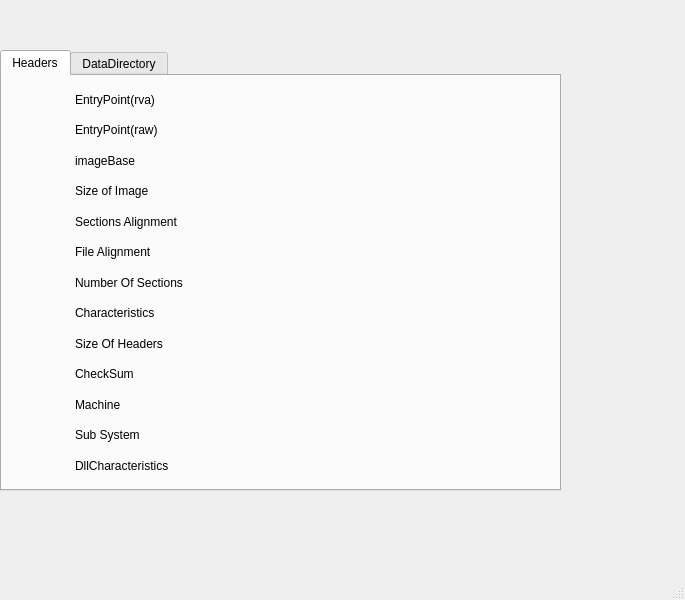
<?xml version="1.0" encoding="UTF-8"?>
<ui version="4.0">
 <class>PEWindow</class>
 <widget class="QMainWindow" name="PEWindow">
  <property name="geometry">
   <rect>
    <x>0</x>
    <y>0</y>
    <width>685</width>
    <height>600</height>
   </rect>
  </property>
  <property name="windowTitle">
   <string>PEWindow</string>
  </property>
  <widget class="QWidget" name="centralwidget">
   <widget class="QTabWidget" name="tabWidget">
    <property name="geometry">
     <rect>
      <x>0</x>
      <y>50</y>
      <width>561</width>
      <height>441</height>
     </rect>
    </property>
    <property name="currentIndex">
     <number>0</number>
    </property>
    <widget class="QWidget" name="tabPEHeader">
     <attribute name="title">
      <string>Headers</string>
     </attribute>
     <widget class="QWidget" name="layoutWidget">
      <property name="geometry">
       <rect>
        <x>9</x>
        <y>11</y>
        <width>61</width>
        <height>391</height>
       </rect>
      </property>
      <layout class="QVBoxLayout" name="verticalLayout_2">
       <item>
        <widget class="QBasicLabel" name="lblEntryPointRVA">
         <property name="text">
          <string/>
         </property>
        </widget>
       </item>
       <item>
        <widget class="QBasicLabel" name="lblEntryPointRAW">
         <property name="text">
          <string/>
         </property>
        </widget>
       </item>
       <item>
        <widget class="QBasicLabel" name="lblImageBase">
         <property name="text">
          <string/>
         </property>
        </widget>
       </item>
       <item>
        <widget class="QBasicLabel" name="lblSizeOfImage">
         <property name="text">
          <string/>
         </property>
        </widget>
       </item>
       <item>
        <widget class="QBasicLabel" name="lblSectionAlignment">
         <property name="text">
          <string/>
         </property>
        </widget>
       </item>
       <item>
        <widget class="QBasicLabel" name="lblFileAlignment">
         <property name="text">
          <string/>
         </property>
        </widget>
       </item>
       <item>
        <widget class="QBasicLabel" name="lblNumberOfSections">
         <property name="text">
          <string/>
         </property>
        </widget>
       </item>
       <item>
        <widget class="QBasicLabel" name="lblCharacteristics">
         <property name="text">
          <string/>
         </property>
        </widget>
       </item>
       <item>
        <widget class="QBasicLabel" name="lblSizeOfHeaders">
         <property name="text">
          <string/>
         </property>
        </widget>
       </item>
       <item>
        <widget class="QBasicLabel" name="lblCheckSum">
         <property name="text">
          <string/>
         </property>
        </widget>
       </item>
       <item>
        <widget class="QBasicLabel" name="lblMachine">
         <property name="text">
          <string/>
         </property>
        </widget>
       </item>
       <item>
        <widget class="QBasicLabel" name="lblSubSystem">
         <property name="text">
          <string/>
         </property>
        </widget>
       </item>
       <item>
        <widget class="QBasicLabel" name="lblDllCharacteristics">
         <property name="text">
          <string/>
         </property>
        </widget>
       </item>
      </layout>
     </widget>
     <widget class="QWidget" name="layoutWidget">
      <property name="geometry">
       <rect>
        <x>73</x>
        <y>11</y>
        <width>110</width>
        <height>391</height>
       </rect>
      </property>
      <layout class="QVBoxLayout" name="verticalLayout_3">
       <item>
        <widget class="QLabel" name="label_2">
         <property name="text">
          <string>EntryPoint(rva)</string>
         </property>
        </widget>
       </item>
       <item>
        <widget class="QLabel" name="label_4">
         <property name="text">
          <string>EntryPoint(raw)</string>
         </property>
        </widget>
       </item>
       <item>
        <widget class="QLabel" name="label_6">
         <property name="text">
          <string>imageBase</string>
         </property>
        </widget>
       </item>
       <item>
        <widget class="QLabel" name="label_8">
         <property name="text">
          <string>Size of Image</string>
         </property>
        </widget>
       </item>
       <item>
        <widget class="QLabel" name="label_10">
         <property name="text">
          <string>Sections Alignment</string>
         </property>
        </widget>
       </item>
       <item>
        <widget class="QLabel" name="label_12">
         <property name="text">
          <string>File Alignment</string>
         </property>
        </widget>
       </item>
       <item>
        <widget class="QLabel" name="label_14">
         <property name="text">
          <string>Number Of Sections</string>
         </property>
        </widget>
       </item>
       <item>
        <widget class="QLabel" name="label_16">
         <property name="text">
          <string>Characteristics</string>
         </property>
        </widget>
       </item>
       <item>
        <widget class="QLabel" name="label_18">
         <property name="text">
          <string>Size Of Headers</string>
         </property>
        </widget>
       </item>
       <item>
        <widget class="QLabel" name="label_20">
         <property name="text">
          <string>CheckSum</string>
         </property>
        </widget>
       </item>
       <item>
        <widget class="QLabel" name="label_22">
         <property name="text">
          <string>Machine</string>
         </property>
        </widget>
       </item>
       <item>
        <widget class="QLabel" name="label_24">
         <property name="text">
          <string>Sub System</string>
         </property>
        </widget>
       </item>
       <item>
        <widget class="QLabel" name="label_26">
         <property name="text">
          <string>DllCharacteristics</string>
         </property>
        </widget>
       </item>
      </layout>
     </widget>
    </widget>
    <widget class="QWidget" name="tabDosHeader">
     <attribute name="title">
      <string>DataDirectory</string>
     </attribute>
     <widget class="QWidget" name="layoutWidget">
      <property name="geometry">
       <rect>
        <x>70</x>
        <y>40</y>
        <width>371</width>
        <height>326</height>
       </rect>
      </property>
      <layout class="QVBoxLayout" name="verticalLayout">
       <item>
        <layout class="QHBoxLayout" name="horizontalLayout_2">
         <item>
          <widget class="QLabel" name="label_7">
           <property name="text">
            <string>Import</string>
           </property>
          </widget>
         </item>
         <item>
          <widget class="QLabel" name="lblDDImportRVA">
           <property name="text">
            <string/>
           </property>
          </widget>
         </item>
         <item>
          <widget class="QLabel" name="lblDDImportSize">
           <property name="text">
            <string/>
           </property>
          </widget>
         </item>
         <item>
          <widget class="QLabel" name="lblDDImportRAW">
           <property name="text">
            <string/>
           </property>
          </widget>
         </item>
        </layout>
       </item>
       <item>
        <layout class="QHBoxLayout" name="horizontalLayout_3">
         <item>
          <widget class="QLabel" name="label_15">
           <property name="text">
            <string>Export</string>
           </property>
          </widget>
         </item>
         <item>
          <widget class="QLabel" name="lblDDExportRVA">
           <property name="text">
            <string/>
           </property>
          </widget>
         </item>
         <item>
          <widget class="QLabel" name="lblDDExportSize">
           <property name="text">
            <string/>
           </property>
          </widget>
         </item>
         <item>
          <widget class="QLabel" name="lblDDExportRAW">
           <property name="text">
            <string/>
           </property>
          </widget>
         </item>
        </layout>
       </item>
       <item>
        <layout class="QHBoxLayout" name="horizontalLayout_4">
         <item>
          <widget class="QLabel" name="label_23">
           <property name="text">
            <string>Resource</string>
           </property>
          </widget>
         </item>
         <item>
          <widget class="QLabel" name="lblDDResRVA">
           <property name="text">
            <string/>
           </property>
          </widget>
         </item>
         <item>
          <widget class="QLabel" name="lblDDResSize">
           <property name="text">
            <string/>
           </property>
          </widget>
         </item>
         <item>
          <widget class="QLabel" name="lblDDResRAW">
           <property name="text">
            <string/>
           </property>
          </widget>
         </item>
        </layout>
       </item>
       <item>
        <layout class="QHBoxLayout" name="horizontalLayout_5">
         <item>
          <widget class="QLabel" name="label_29">
           <property name="text">
            <string>Exception</string>
           </property>
          </widget>
         </item>
         <item>
          <widget class="QLabel" name="lblDDExcepRVA">
           <property name="text">
            <string/>
           </property>
          </widget>
         </item>
         <item>
          <widget class="QLabel" name="lblDDExcepSize">
           <property name="text">
            <string/>
           </property>
          </widget>
         </item>
         <item>
          <widget class="QLabel" name="lblDDExcepRAW">
           <property name="text">
            <string/>
           </property>
          </widget>
         </item>
        </layout>
       </item>
       <item>
        <layout class="QHBoxLayout" name="horizontalLayout_6">
         <item>
          <widget class="QLabel" name="label_33">
           <property name="text">
            <string>Security</string>
           </property>
          </widget>
         </item>
         <item>
          <widget class="QLabel" name="lblDDSecurityRVA">
           <property name="text">
            <string/>
           </property>
          </widget>
         </item>
         <item>
          <widget class="QLabel" name="lblDDSecuritySize">
           <property name="text">
            <string/>
           </property>
          </widget>
         </item>
         <item>
          <widget class="QLabel" name="lblDDSecurityRAW">
           <property name="text">
            <string/>
           </property>
          </widget>
         </item>
        </layout>
       </item>
       <item>
        <layout class="QHBoxLayout" name="horizontalLayout_8">
         <item>
          <widget class="QLabel" name="label_41">
           <property name="text">
            <string>BaseReloc</string>
           </property>
          </widget>
         </item>
         <item>
          <widget class="QLabel" name="lblDDBaseRelocRVA">
           <property name="text">
            <string/>
           </property>
          </widget>
         </item>
         <item>
          <widget class="QLabel" name="lblDDBaseRelocSize">
           <property name="text">
            <string/>
           </property>
          </widget>
         </item>
         <item>
          <widget class="QLabel" name="lblDDBaseRelocRAW">
           <property name="text">
            <string/>
           </property>
          </widget>
         </item>
        </layout>
       </item>
       <item>
        <layout class="QHBoxLayout" name="horizontalLayout_9">
         <item>
          <widget class="QLabel" name="label_45">
           <property name="text">
            <string>Debug</string>
           </property>
          </widget>
         </item>
         <item>
          <widget class="QLabel" name="lblDDDebugRVA">
           <property name="text">
            <string/>
           </property>
          </widget>
         </item>
         <item>
          <widget class="QLabel" name="lblDDDebugSize">
           <property name="text">
            <string/>
           </property>
          </widget>
         </item>
         <item>
          <widget class="QLabel" name="lblDDDebugRAW">
           <property name="text">
            <string/>
           </property>
          </widget>
         </item>
        </layout>
       </item>
       <item>
        <layout class="QHBoxLayout" name="horizontalLayout_10">
         <item>
          <widget class="QLabel" name="label_49">
           <property name="text">
            <string>Copyright</string>
           </property>
          </widget>
         </item>
         <item>
          <widget class="QLabel" name="lblDDCopyrightRVA">
           <property name="text">
            <string/>
           </property>
          </widget>
         </item>
         <item>
          <widget class="QLabel" name="lblDDCopyrightSize">
           <property name="text">
            <string/>
           </property>
          </widget>
         </item>
         <item>
          <widget class="QLabel" name="lblDDCopyrightRAW">
           <property name="text">
            <string/>
           </property>
          </widget>
         </item>
        </layout>
       </item>
       <item>
        <layout class="QHBoxLayout" name="horizontalLayout_11">
         <item>
          <widget class="QLabel" name="label_53">
           <property name="text">
            <string>Globalptr</string>
           </property>
          </widget>
         </item>
         <item>
          <widget class="QLabel" name="lblDDGlobalptrRVA">
           <property name="text">
            <string/>
           </property>
          </widget>
         </item>
         <item>
          <widget class="QLabel" name="lblDDGlobalptrSize">
           <property name="text">
            <string/>
           </property>
          </widget>
         </item>
         <item>
          <widget class="QLabel" name="lblDDGlobalptrRAW">
           <property name="text">
            <string/>
           </property>
          </widget>
         </item>
        </layout>
       </item>
       <item>
        <layout class="QHBoxLayout" name="horizontalLayout_12">
         <item>
          <widget class="QLabel" name="label_57">
           <property name="text">
            <string>Tls</string>
           </property>
          </widget>
         </item>
         <item>
          <widget class="QLabel" name="lblDDTlsRVA">
           <property name="text">
            <string/>
           </property>
          </widget>
         </item>
         <item>
          <widget class="QLabel" name="lblDDTlsSize">
           <property name="text">
            <string/>
           </property>
          </widget>
         </item>
         <item>
          <widget class="QLabel" name="lblDDTlsRAW">
           <property name="text">
            <string/>
           </property>
          </widget>
         </item>
        </layout>
       </item>
       <item>
        <layout class="QHBoxLayout" name="horizontalLayout_13">
         <item>
          <widget class="QLabel" name="label_61">
           <property name="text">
            <string>Load Config</string>
           </property>
          </widget>
         </item>
         <item>
          <widget class="QLabel" name="lblDDLoadCfgRVA">
           <property name="text">
            <string/>
           </property>
          </widget>
         </item>
         <item>
          <widget class="QLabel" name="lblDDLoadCfgSize">
           <property name="text">
            <string/>
           </property>
          </widget>
         </item>
         <item>
          <widget class="QLabel" name="lblDDLoadCfgRAW">
           <property name="text">
            <string/>
           </property>
          </widget>
         </item>
        </layout>
       </item>
       <item>
        <layout class="QHBoxLayout" name="horizontalLayout_14">
         <item>
          <widget class="QLabel" name="label_65">
           <property name="text">
            <string>Bound Import</string>
           </property>
          </widget>
         </item>
         <item>
          <widget class="QLabel" name="lblDDBoundImportRVA">
           <property name="text">
            <string/>
           </property>
          </widget>
         </item>
         <item>
          <widget class="QLabel" name="lblDDBoundImportSize">
           <property name="text">
            <string/>
           </property>
          </widget>
         </item>
         <item>
          <widget class="QLabel" name="lblDDBoundImportRAW">
           <property name="text">
            <string/>
           </property>
          </widget>
         </item>
        </layout>
       </item>
       <item>
        <layout class="QHBoxLayout" name="horizontalLayout_15">
         <item>
          <widget class="QLabel" name="label_69">
           <property name="text">
            <string>IAT</string>
           </property>
          </widget>
         </item>
         <item>
          <widget class="QLabel" name="lblDDIATRVA">
           <property name="text">
            <string/>
           </property>
          </widget>
         </item>
         <item>
          <widget class="QLabel" name="lblDDIATSize">
           <property name="text">
            <string/>
           </property>
          </widget>
         </item>
         <item>
          <widget class="QLabel" name="lblDDIATRAW">
           <property name="text">
            <string/>
           </property>
          </widget>
         </item>
        </layout>
       </item>
       <item>
        <layout class="QHBoxLayout" name="horizontalLayout_16">
         <item>
          <widget class="QLabel" name="label_73">
           <property name="text">
            <string>Delay Import</string>
           </property>
          </widget>
         </item>
         <item>
          <widget class="QLabel" name="lblDDDelayImportRVA">
           <property name="text">
            <string/>
           </property>
          </widget>
         </item>
         <item>
          <widget class="QLabel" name="lblDDDelayImportSize">
           <property name="text">
            <string/>
           </property>
          </widget>
         </item>
         <item>
          <widget class="QLabel" name="lblDDDelayImportRAW">
           <property name="text">
            <string/>
           </property>
          </widget>
         </item>
        </layout>
       </item>
       <item>
        <layout class="QHBoxLayout" name="horizontalLayout_17">
         <item>
          <widget class="QLabel" name="label_77">
           <property name="text">
            <string>Com Descriptor</string>
           </property>
          </widget>
         </item>
         <item>
          <widget class="QLabel" name="lblDDComDescriptorRVA">
           <property name="text">
            <string/>
           </property>
          </widget>
         </item>
         <item>
          <widget class="QLabel" name="lblDDComDescriptorSize">
           <property name="text">
            <string/>
           </property>
          </widget>
         </item>
         <item>
          <widget class="QLabel" name="lblDDComDescriptorRAW">
           <property name="text">
            <string/>
           </property>
          </widget>
         </item>
        </layout>
       </item>
      </layout>
     </widget>
     <widget class="QWidget" name="layoutWidget">
      <property name="geometry">
       <rect>
        <x>70</x>
        <y>20</y>
        <width>371</width>
        <height>21</height>
       </rect>
      </property>
      <layout class="QHBoxLayout" name="horizontalLayout">
       <item>
        <widget class="QLabel" name="label">
         <property name="text">
          <string/>
         </property>
        </widget>
       </item>
       <item>
        <widget class="QLabel" name="label_3">
         <property name="text">
          <string>RVA</string>
         </property>
        </widget>
       </item>
       <item>
        <widget class="QLabel" name="label_5">
         <property name="text">
          <string>Size</string>
         </property>
        </widget>
       </item>
       <item>
        <widget class="QLabel" name="label_9">
         <property name="text">
          <string>RAW</string>
         </property>
        </widget>
       </item>
      </layout>
     </widget>
    </widget>
   </widget>
   <widget class="QLabel" name="lblPEPath">
    <property name="geometry">
     <rect>
      <x>10</x>
      <y>10</y>
      <width>531</width>
      <height>31</height>
     </rect>
    </property>
    <property name="text">
     <string/>
    </property>
   </widget>
  </widget>
  <widget class="QMenuBar" name="menubar">
   <property name="geometry">
    <rect>
     <x>0</x>
     <y>0</y>
     <width>685</width>
     <height>23</height>
    </rect>
   </property>
  </widget>
  <widget class="QStatusBar" name="statusbar"/>
 </widget>
 <customwidgets>
  <customwidget>
   <class>QBasicLabel</class>
   <extends>QLabel</extends>
   <header location="global">qbasiclabel.h</header>
  </customwidget>
 </customwidgets>
 <resources/>
 <connections/>
</ui>
